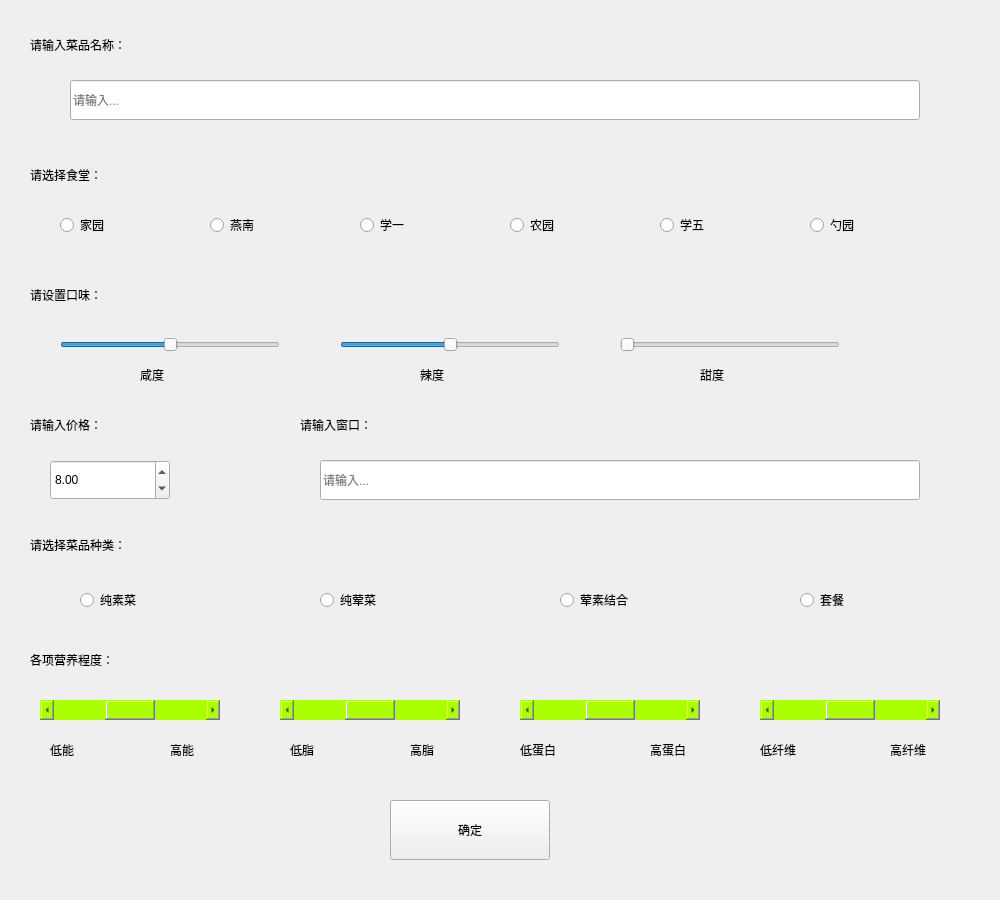
<?xml version="1.0" encoding="UTF-8"?>
<ui version="4.0">
 <class>adddishes</class>
 <widget class="QWidget" name="adddishes">
  <property name="geometry">
   <rect>
    <x>0</x>
    <y>0</y>
    <width>1000</width>
    <height>900</height>
   </rect>
  </property>
  <property name="windowTitle">
   <string>自定义你的菜单！</string>
  </property>
  <widget class="QLabel" name="label">
   <property name="geometry">
    <rect>
     <x>30</x>
     <y>30</y>
     <width>300</width>
     <height>30</height>
    </rect>
   </property>
   <property name="styleSheet">
    <string notr="true">font: 16pt &quot;Agency FB&quot;;</string>
   </property>
   <property name="text">
    <string>请输入菜品名称：</string>
   </property>
  </widget>
  <widget class="QLineEdit" name="lineEdit_1">
   <property name="geometry">
    <rect>
     <x>70</x>
     <y>80</y>
     <width>850</width>
     <height>40</height>
    </rect>
   </property>
   <property name="styleSheet">
    <string notr="true">font: 12pt &quot;Agency FB&quot;;</string>
   </property>
   <property name="text">
    <string/>
   </property>
   <property name="placeholderText">
    <string>请输入...</string>
   </property>
  </widget>
  <widget class="QLabel" name="label_2">
   <property name="geometry">
    <rect>
     <x>30</x>
     <y>160</y>
     <width>200</width>
     <height>30</height>
    </rect>
   </property>
   <property name="styleSheet">
    <string notr="true">font: 16pt &quot;Agency FB&quot;;</string>
   </property>
   <property name="text">
    <string>请选择食堂：</string>
   </property>
  </widget>
  <widget class="QRadioButton" name="radioButton_1">
   <property name="geometry">
    <rect>
     <x>60</x>
     <y>210</y>
     <width>100</width>
     <height>30</height>
    </rect>
   </property>
   <property name="styleSheet">
    <string notr="true">font: 14pt &quot;Agency FB&quot;;</string>
   </property>
   <property name="text">
    <string>家园</string>
   </property>
  </widget>
  <widget class="QRadioButton" name="radioButton_2">
   <property name="geometry">
    <rect>
     <x>210</x>
     <y>210</y>
     <width>100</width>
     <height>30</height>
    </rect>
   </property>
   <property name="styleSheet">
    <string notr="true">font: 14pt &quot;Agency FB&quot;;</string>
   </property>
   <property name="text">
    <string>燕南</string>
   </property>
  </widget>
  <widget class="QRadioButton" name="radioButton_3">
   <property name="geometry">
    <rect>
     <x>360</x>
     <y>210</y>
     <width>100</width>
     <height>30</height>
    </rect>
   </property>
   <property name="styleSheet">
    <string notr="true">font: 14pt &quot;Agency FB&quot;;</string>
   </property>
   <property name="text">
    <string>学一</string>
   </property>
  </widget>
  <widget class="QRadioButton" name="radioButton_4">
   <property name="geometry">
    <rect>
     <x>510</x>
     <y>210</y>
     <width>100</width>
     <height>30</height>
    </rect>
   </property>
   <property name="styleSheet">
    <string notr="true">font: 14pt &quot;Agency FB&quot;;</string>
   </property>
   <property name="text">
    <string>农园</string>
   </property>
  </widget>
  <widget class="QRadioButton" name="radioButton_5">
   <property name="geometry">
    <rect>
     <x>660</x>
     <y>210</y>
     <width>100</width>
     <height>30</height>
    </rect>
   </property>
   <property name="styleSheet">
    <string notr="true">font: 14pt &quot;Agency FB&quot;;</string>
   </property>
   <property name="text">
    <string>学五</string>
   </property>
  </widget>
  <widget class="QRadioButton" name="radioButton_6">
   <property name="geometry">
    <rect>
     <x>810</x>
     <y>210</y>
     <width>100</width>
     <height>30</height>
    </rect>
   </property>
   <property name="styleSheet">
    <string notr="true">font: 14pt &quot;Agency FB&quot;;</string>
   </property>
   <property name="text">
    <string>勺园</string>
   </property>
  </widget>
  <widget class="QLabel" name="label_3">
   <property name="geometry">
    <rect>
     <x>30</x>
     <y>280</y>
     <width>200</width>
     <height>30</height>
    </rect>
   </property>
   <property name="styleSheet">
    <string notr="true">font: 16pt &quot;Agency FB&quot;;</string>
   </property>
   <property name="text">
    <string>请设置口味：</string>
   </property>
  </widget>
  <widget class="QSlider" name="Slider_1">
   <property name="geometry">
    <rect>
     <x>60</x>
     <y>330</y>
     <width>220</width>
     <height>30</height>
    </rect>
   </property>
   <property name="styleSheet">
    <string notr="true">font: 14pt &quot;Agency FB&quot;;</string>
   </property>
   <property name="minimum">
    <number>1</number>
   </property>
   <property name="maximum">
    <number>5</number>
   </property>
   <property name="pageStep">
    <number>1</number>
   </property>
   <property name="value">
    <number>3</number>
   </property>
   <property name="orientation">
    <enum>Qt::Horizontal</enum>
   </property>
  </widget>
  <widget class="QSlider" name="Slider_2">
   <property name="geometry">
    <rect>
     <x>340</x>
     <y>330</y>
     <width>220</width>
     <height>30</height>
    </rect>
   </property>
   <property name="minimum">
    <number>1</number>
   </property>
   <property name="maximum">
    <number>5</number>
   </property>
   <property name="pageStep">
    <number>1</number>
   </property>
   <property name="value">
    <number>3</number>
   </property>
   <property name="orientation">
    <enum>Qt::Horizontal</enum>
   </property>
  </widget>
  <widget class="QSlider" name="Slider_3">
   <property name="geometry">
    <rect>
     <x>620</x>
     <y>330</y>
     <width>220</width>
     <height>30</height>
    </rect>
   </property>
   <property name="minimum">
    <number>1</number>
   </property>
   <property name="maximum">
    <number>5</number>
   </property>
   <property name="pageStep">
    <number>1</number>
   </property>
   <property name="value">
    <number>1</number>
   </property>
   <property name="orientation">
    <enum>Qt::Horizontal</enum>
   </property>
  </widget>
  <widget class="QLabel" name="label_4">
   <property name="geometry">
    <rect>
     <x>140</x>
     <y>360</y>
     <width>80</width>
     <height>30</height>
    </rect>
   </property>
   <property name="styleSheet">
    <string notr="true">font: 14pt &quot;Agency FB&quot;;</string>
   </property>
   <property name="text">
    <string>咸度</string>
   </property>
  </widget>
  <widget class="QLabel" name="label_5">
   <property name="geometry">
    <rect>
     <x>420</x>
     <y>360</y>
     <width>80</width>
     <height>30</height>
    </rect>
   </property>
   <property name="styleSheet">
    <string notr="true">font: 14pt &quot;Agency FB&quot;;</string>
   </property>
   <property name="text">
    <string>辣度</string>
   </property>
  </widget>
  <widget class="QLabel" name="label_6">
   <property name="geometry">
    <rect>
     <x>700</x>
     <y>360</y>
     <width>80</width>
     <height>30</height>
    </rect>
   </property>
   <property name="styleSheet">
    <string notr="true">font: 14pt &quot;Agency FB&quot;;</string>
   </property>
   <property name="text">
    <string>甜度</string>
   </property>
  </widget>
  <widget class="QPushButton" name="pushButton">
   <property name="geometry">
    <rect>
     <x>390</x>
     <y>800</y>
     <width>160</width>
     <height>60</height>
    </rect>
   </property>
   <property name="styleSheet">
    <string notr="true">font: 20pt &quot;Agency FB&quot;;</string>
   </property>
   <property name="text">
    <string>确定</string>
   </property>
  </widget>
  <widget class="QLabel" name="label_7">
   <property name="geometry">
    <rect>
     <x>30</x>
     <y>410</y>
     <width>200</width>
     <height>30</height>
    </rect>
   </property>
   <property name="styleSheet">
    <string notr="true">font: 16pt &quot;Agency FB&quot;;</string>
   </property>
   <property name="text">
    <string>请输入价格：</string>
   </property>
  </widget>
  <widget class="QLabel" name="label_8">
   <property name="geometry">
    <rect>
     <x>30</x>
     <y>530</y>
     <width>300</width>
     <height>30</height>
    </rect>
   </property>
   <property name="styleSheet">
    <string notr="true">font: 16pt &quot;Agency FB&quot;;</string>
   </property>
   <property name="text">
    <string>请选择菜品种类：</string>
   </property>
  </widget>
  <widget class="QRadioButton" name="radioButton_7">
   <property name="geometry">
    <rect>
     <x>80</x>
     <y>580</y>
     <width>180</width>
     <height>40</height>
    </rect>
   </property>
   <property name="styleSheet">
    <string notr="true">font: 18pt &quot;Agency FB&quot;;</string>
   </property>
   <property name="text">
    <string>纯素菜</string>
   </property>
   <property name="autoExclusive">
    <bool>true</bool>
   </property>
  </widget>
  <widget class="QRadioButton" name="radioButton_8">
   <property name="geometry">
    <rect>
     <x>320</x>
     <y>580</y>
     <width>180</width>
     <height>40</height>
    </rect>
   </property>
   <property name="styleSheet">
    <string notr="true">font: 18pt &quot;Agency FB&quot;;</string>
   </property>
   <property name="text">
    <string>纯荤菜</string>
   </property>
   <property name="autoExclusive">
    <bool>true</bool>
   </property>
  </widget>
  <widget class="QRadioButton" name="radioButton_9">
   <property name="geometry">
    <rect>
     <x>560</x>
     <y>580</y>
     <width>180</width>
     <height>40</height>
    </rect>
   </property>
   <property name="styleSheet">
    <string notr="true">font: 18pt &quot;Agency FB&quot;;</string>
   </property>
   <property name="text">
    <string>荤素结合</string>
   </property>
   <property name="autoExclusive">
    <bool>true</bool>
   </property>
  </widget>
  <widget class="QRadioButton" name="radioButton_10">
   <property name="geometry">
    <rect>
     <x>800</x>
     <y>580</y>
     <width>180</width>
     <height>40</height>
    </rect>
   </property>
   <property name="styleSheet">
    <string notr="true">font: 18pt &quot;Agency FB&quot;;</string>
   </property>
   <property name="text">
    <string>套餐</string>
   </property>
   <property name="autoExclusive">
    <bool>true</bool>
   </property>
  </widget>
  <widget class="QDoubleSpinBox" name="doubleSpinBox">
   <property name="geometry">
    <rect>
     <x>50</x>
     <y>460</y>
     <width>120</width>
     <height>40</height>
    </rect>
   </property>
   <property name="styleSheet">
    <string notr="true">font: 75 14pt &quot;微软雅黑&quot;;</string>
   </property>
   <property name="maximum">
    <double>99.500000000000000</double>
   </property>
   <property name="value">
    <double>8.000000000000000</double>
   </property>
  </widget>
  <widget class="QLabel" name="label_10">
   <property name="geometry">
    <rect>
     <x>520</x>
     <y>740</y>
     <width>70</width>
     <height>20</height>
    </rect>
   </property>
   <property name="styleSheet">
    <string notr="true">font: 11pt &quot;Agency FB&quot;;</string>
   </property>
   <property name="text">
    <string>低蛋白</string>
   </property>
  </widget>
  <widget class="QLabel" name="label_11">
   <property name="geometry">
    <rect>
     <x>410</x>
     <y>740</y>
     <width>50</width>
     <height>20</height>
    </rect>
   </property>
   <property name="styleSheet">
    <string notr="true">font: 11pt &quot;Agency FB&quot;;</string>
   </property>
   <property name="text">
    <string>高脂</string>
   </property>
  </widget>
  <widget class="QLabel" name="label_9">
   <property name="geometry">
    <rect>
     <x>30</x>
     <y>640</y>
     <width>350</width>
     <height>40</height>
    </rect>
   </property>
   <property name="styleSheet">
    <string notr="true">font: 16pt &quot;Agency FB&quot;;</string>
   </property>
   <property name="text">
    <string>各项营养程度：</string>
   </property>
  </widget>
  <widget class="QLabel" name="label_12">
   <property name="geometry">
    <rect>
     <x>170</x>
     <y>740</y>
     <width>50</width>
     <height>20</height>
    </rect>
   </property>
   <property name="styleSheet">
    <string notr="true">font: 11pt &quot;Agency FB&quot;;</string>
   </property>
   <property name="text">
    <string>高能</string>
   </property>
  </widget>
  <widget class="QScrollBar" name="ScrollBar_3">
   <property name="geometry">
    <rect>
     <x>520</x>
     <y>700</y>
     <width>180</width>
     <height>20</height>
    </rect>
   </property>
   <property name="styleSheet">
    <string notr="true">background-color: rgb(85, 255, 255);
background-color: rgb(170, 255, 0);</string>
   </property>
   <property name="minimum">
    <number>1</number>
   </property>
   <property name="maximum">
    <number>3</number>
   </property>
   <property name="pageStep">
    <number>1</number>
   </property>
   <property name="value">
    <number>2</number>
   </property>
   <property name="orientation">
    <enum>Qt::Horizontal</enum>
   </property>
  </widget>
  <widget class="QLabel" name="label_13">
   <property name="geometry">
    <rect>
     <x>650</x>
     <y>740</y>
     <width>70</width>
     <height>20</height>
    </rect>
   </property>
   <property name="styleSheet">
    <string notr="true">font: 11pt &quot;Agency FB&quot;;</string>
   </property>
   <property name="text">
    <string>高蛋白</string>
   </property>
  </widget>
  <widget class="QScrollBar" name="ScrollBar_2">
   <property name="geometry">
    <rect>
     <x>280</x>
     <y>700</y>
     <width>180</width>
     <height>20</height>
    </rect>
   </property>
   <property name="styleSheet">
    <string notr="true">background-color: rgb(85, 255, 255);
background-color: rgb(170, 255, 0);</string>
   </property>
   <property name="minimum">
    <number>1</number>
   </property>
   <property name="maximum">
    <number>3</number>
   </property>
   <property name="pageStep">
    <number>1</number>
   </property>
   <property name="value">
    <number>2</number>
   </property>
   <property name="orientation">
    <enum>Qt::Horizontal</enum>
   </property>
  </widget>
  <widget class="QLabel" name="label_14">
   <property name="geometry">
    <rect>
     <x>290</x>
     <y>740</y>
     <width>50</width>
     <height>20</height>
    </rect>
   </property>
   <property name="styleSheet">
    <string notr="true">font: 11pt &quot;Agency FB&quot;;</string>
   </property>
   <property name="text">
    <string>低脂</string>
   </property>
  </widget>
  <widget class="QScrollBar" name="ScrollBar_1">
   <property name="geometry">
    <rect>
     <x>40</x>
     <y>700</y>
     <width>180</width>
     <height>20</height>
    </rect>
   </property>
   <property name="styleSheet">
    <string notr="true">background-color: rgb(85, 255, 255);
background-color: rgb(170, 255, 0);</string>
   </property>
   <property name="minimum">
    <number>1</number>
   </property>
   <property name="maximum">
    <number>3</number>
   </property>
   <property name="pageStep">
    <number>1</number>
   </property>
   <property name="value">
    <number>2</number>
   </property>
   <property name="orientation">
    <enum>Qt::Horizontal</enum>
   </property>
  </widget>
  <widget class="QLabel" name="label_15">
   <property name="geometry">
    <rect>
     <x>50</x>
     <y>740</y>
     <width>50</width>
     <height>20</height>
    </rect>
   </property>
   <property name="styleSheet">
    <string notr="true">font: 11pt &quot;Agency FB&quot;;</string>
   </property>
   <property name="text">
    <string>低能</string>
   </property>
  </widget>
  <widget class="QLabel" name="label_16">
   <property name="geometry">
    <rect>
     <x>760</x>
     <y>740</y>
     <width>70</width>
     <height>20</height>
    </rect>
   </property>
   <property name="styleSheet">
    <string notr="true">font: 11pt &quot;Agency FB&quot;;</string>
   </property>
   <property name="text">
    <string>低纤维</string>
   </property>
  </widget>
  <widget class="QScrollBar" name="ScrollBar_4">
   <property name="geometry">
    <rect>
     <x>760</x>
     <y>700</y>
     <width>180</width>
     <height>20</height>
    </rect>
   </property>
   <property name="styleSheet">
    <string notr="true">background-color: rgb(85, 255, 255);
background-color: rgb(170, 255, 0);</string>
   </property>
   <property name="minimum">
    <number>1</number>
   </property>
   <property name="maximum">
    <number>3</number>
   </property>
   <property name="pageStep">
    <number>1</number>
   </property>
   <property name="value">
    <number>2</number>
   </property>
   <property name="orientation">
    <enum>Qt::Horizontal</enum>
   </property>
  </widget>
  <widget class="QLabel" name="label_17">
   <property name="geometry">
    <rect>
     <x>890</x>
     <y>740</y>
     <width>70</width>
     <height>20</height>
    </rect>
   </property>
   <property name="styleSheet">
    <string notr="true">font: 11pt &quot;Agency FB&quot;;</string>
   </property>
   <property name="text">
    <string>高纤维</string>
   </property>
  </widget>
  <widget class="QLabel" name="label_18">
   <property name="geometry">
    <rect>
     <x>300</x>
     <y>410</y>
     <width>200</width>
     <height>30</height>
    </rect>
   </property>
   <property name="styleSheet">
    <string notr="true">font: 16pt &quot;Agency FB&quot;;</string>
   </property>
   <property name="text">
    <string>请输入窗口：</string>
   </property>
  </widget>
  <widget class="QLineEdit" name="lineEdit_2">
   <property name="geometry">
    <rect>
     <x>320</x>
     <y>460</y>
     <width>600</width>
     <height>40</height>
    </rect>
   </property>
   <property name="styleSheet">
    <string notr="true">font: 12pt &quot;Agency FB&quot;;</string>
   </property>
   <property name="placeholderText">
    <string>请输入...</string>
   </property>
  </widget>
 </widget>
 <resources/>
 <connections/>
</ui>
